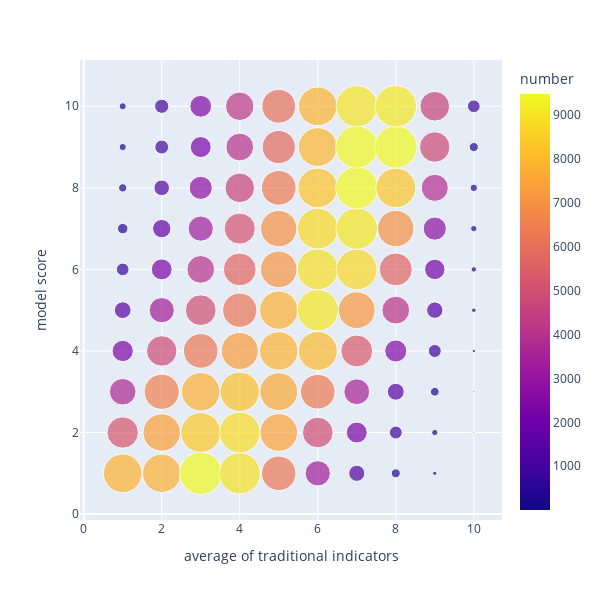

Notebook source saved alongside this figure:
### Markdown cell above
### Model 2

### Code cell
input_df = analysis_df['model2_avg']
fig = px.scatter(
    input_df, x='avg', y='score_model2',
    labels={
        'avg': 'average of traditional indicators',
        'score_model2': 'model score'
    },
    size='number', color='number', size_max=30, width=600, height=600)
fig.show()

### Figure 1 — Plotly figure (JSON) as saved in the notebook; plotly's stock layout.template omitted (floating-point values rounded to 4 significant figures)
{"data": [{"hovertemplate": "average of traditional indicators=%{x}<br>model score=%{y}<br>number=%{marker.color}<extra></extra>", "legendgroup": "", "marker": {"color": [7864, 7775, 9452, 8977, 6255, 3358, 1366, 428, 95, 5, 5183, 7374, 8371, 8819, 7490, 4943, 2301, 875, 205, 14, 3726, 6527, 7778, 8183, 7584, 6341, 3509, 1506, 401, 20, 2384, 4889, 6326, 7260, 7846, 8011, 5359, 2561, 881, 58, 1478, 3340, 4996, 6201, 7761, 9064, 7154, 4063, 1408, 110, 842, 2290, 4047, 5695, 7056, 8862, 8727, 5705, 2193, 158, 573, 1778, 3344, 5103, 6949, 8752, 9046, 6990, 2830, 210, 360, 1285, 2800, 4594, 6359, 8271, 9457, 8292, 3868, 289, 275, 1013, 2312, 4051, 5797, 7899, 9435, 9468, 4890, 435, 265, 1060, 2491, 4244, 6032, 7869, 9004, 9112, 4648, 850], "coloraxis": "coloraxis", "size": [7864, 7775, 9452, 8977, 6255, 3358, 1366, 428, 95, 5, 5183, 7374, 8371, 8819, 7490, 4943, 2301, 875, 205, 14, 3726, 6527, 7778, 8183, 7584, 6341, 3509, 1506, 401, 20, 2384, 4889, 6326, 7260, 7846, 8011, 5359, 2561, 881, 58, 1478, 3340, 4996, 6201, 7761, 9064, 7154, 4063, 1408, 110, 842, 2290, 4047, 5695, 7056, 8862, 8727, 5705, 2193, 158, 573, 1778, 3344, 5103, 6949, 8752, 9046, 6990, 2830, 210, 360, 1285, 2800, 4594, 6359, 8271, 9457, 8292, 3868, 289, 275, 1013, 2312, 4051, 5797, 7899, 9435, 9468, 4890, 435, 265, 1060, 2491, 4244, 6032, 7869, 9004, 9112, 4648, 850], "sizemode": "area", "sizeref": 10.52, "symbol": "circle"}, "mode": "markers", "name": "", "orientation": "v", "showlegend": false, "type": "scatter", "x": [1, 2, 3, 4, 5, 6, 7, 8, 9, 10, 1, 2, 3, 4, 5, 6, 7, 8, 9, 10, 1, 2, 3, 4, 5, 6, 7, 8, 9, 10, 1, 2, 3, 4, 5, 6, 7, 8, 9, 10, 1, 2, 3, 4, 5, 6, 7, 8, 9, 10, 1, 2, 3, 4, 5, 6, 7, 8, 9, 10, 1, 2, 3, 4, 5, 6, 7, 8, 9, 10, 1, 2, 3, 4, 5, 6, 7, 8, 9, 10, 1, 2, 3, 4, 5, 6, 7, 8, 9, 10, 1, 2, 3, 4, 5, 6, 7, 8, 9, 10], "xaxis": "x", "y": [1, 1, 1, 1, 1, 1, 1, 1, 1, 1, 2, 2, 2, 2, 2, 2, 2, 2, 2, 2, 3, 3, 3, 3, 3, 3, 3, 3, 3, 3, 4, 4, 4, 4, 4, 4, 4, 4, 4, 4, 5, 5, 5, 5, 5, 5, 5, 5, 5, 5, 6, 6, 6, 6, 6, 6, 6, 6, 6, 6, 7, 7, 7, 7, 7, 7, 7, 7, 7, 7, 8, 8, 8, 8, 8, 8, 8, 8, 8, 8, 9, 9, 9, 9, 9, 9, 9, 9, 9, 9, 10, 10, 10, 10, 10, 10, 10, 10, 10, 10], "yaxis": "y"}], "layout": {"coloraxis": {"colorbar": {"title": {"text": "number"}}, "colorscale": [[0, "#0d0887"], [0.1111, "#46039f"], [0.2222, "#7201a8"], [0.3333, "#9c179e"], [0.4444, "#bd3786"], [0.5556, "#d8576b"], [0.6667, "#ed7953"], [0.7778, "#fb9f3a"], [0.8889, "#fdca26"], [1, "#f0f921"]]}, "height": 600, "legend": {"itemsizing": "constant", "tracegroupgap": 0}, "margin": {"t": 60}, "width": 600, "xaxis": {"anchor": "y", "domain": [0, 1], "title": {"text": "average of traditional indicators"}}, "yaxis": {"anchor": "x", "domain": [0, 1], "title": {"text": "model score"}}}}
